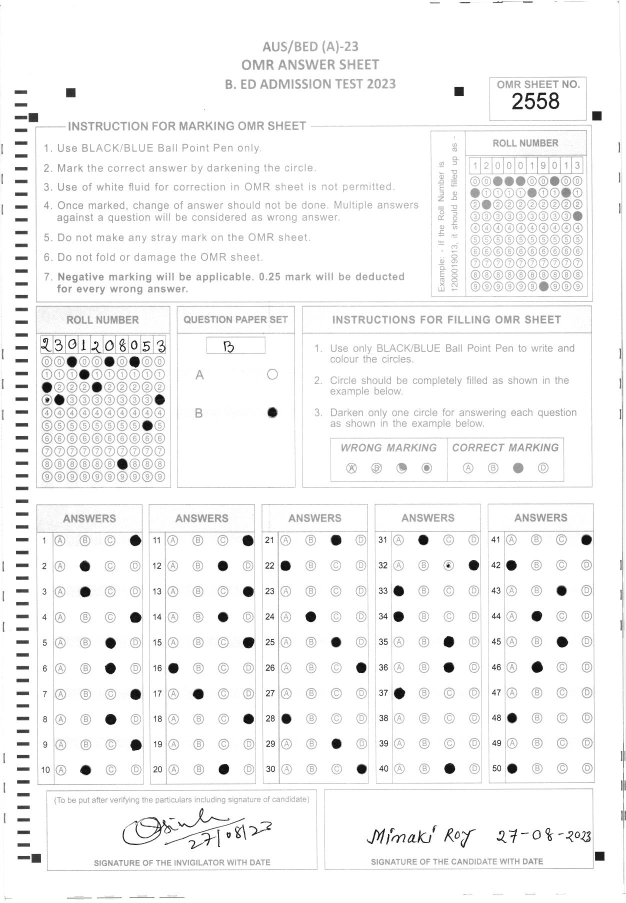
#> input picture 1.jpg, 1251 x 1805 px (shown at 1/2 size)
$ python -i preprocess.py   (imports and definitions only)
#> lines starting #> are read from the running program, lines starting #| are printed output that depends on the picture; after the words box and inside, x2 and y2 are one past the last pixel; in counts of white or black regions, pixels touching at a corner belong together
#> further down, picture is the input picture: shape (1805, 1251, 3); min 0, max 255, mean 244.5
import cv2
import math
import numpy as np

def process_image(image):
  shape = image.shape
#> shape = (1805, 1251, 3)
  if(len(shape)>2):
    image = cv2.cvtColor(image, cv2.COLOR_BGR2GRAY)
  image = cv2.threshold(image, 200, 255, cv2.THRESH_BINARY)[1]
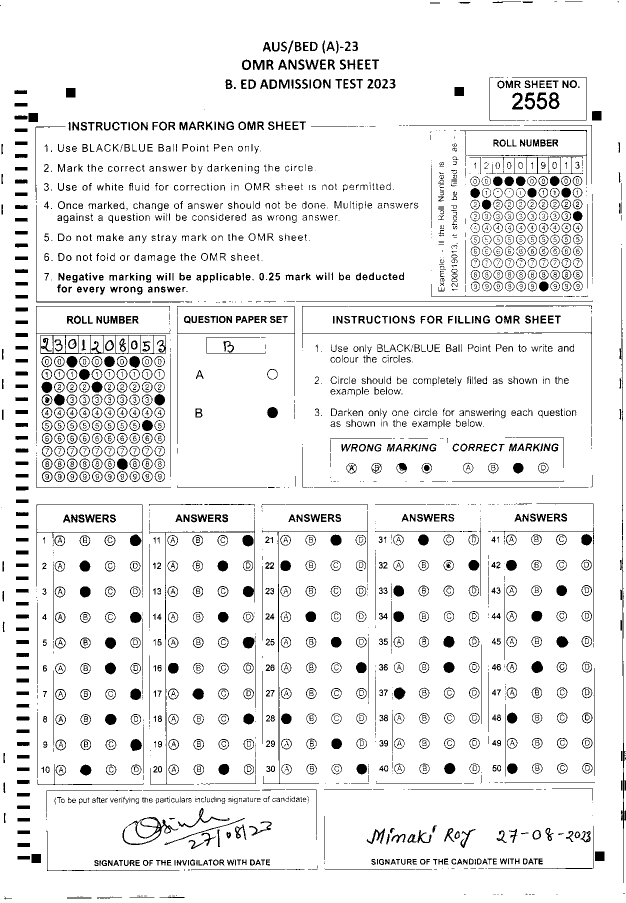
#> image: shape (1805, 1251) (shown at 1/2 size); 92.3% white; 2701 black regions (814 under 20 px), largest, box (x1, y1, x2, y2) and area: (1240, 676, 1251, 1766) 1646, (81, 670, 332, 708) 1306, (524, 1022, 736, 1568) 1278
  image = cv2.resize(image, (800, 1200))
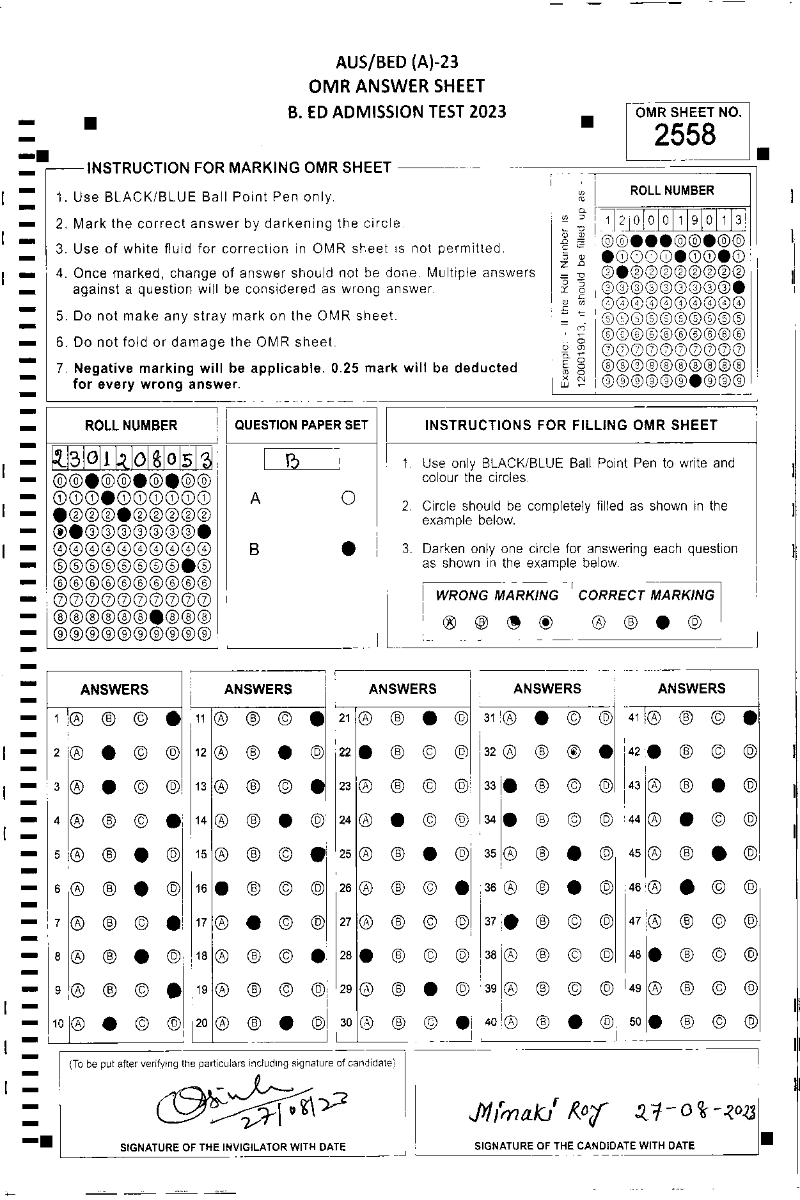
#> image: shape (1200, 800); min 0, max 255, mean 235.5
  return image

def rotate_image(image, angle,centerpoints=None):
  image_center = tuple(np.array(image.shape[1::-1]) / 2)
  print(image_center)
  if centerpoints != None:
    image_center=tuple(np.array(centerpoints)/1)
    print(image_center)

  rot_mat = cv2.getRotationMatrix2D(image_center, angle, 1.0)
  result = cv2.warpAffine(image, rot_mat, image.shape[1::-1], flags=cv2.INTER_LINEAR)
  return result

def getskew(sorted_peaks):
  base = abs(sorted_peaks[0][1] - sorted_peaks[1][1])
  height = abs(sorted_peaks[0][0] - sorted_peaks[1][0])
  theta = 90 - math.degrees(math.atan(height/base))
  # print(height,base)
  # print(theta)
  if sorted_peaks[0][0] < sorted_peaks[1][0]:
    print("positive Skew")
    return theta
  else:
    print("negative Skew")
    return -theta

def checkalignment(peaks_top,peaks_bottom):
  if(len(peaks_top) != 4 and len(peaks_bottom)!= 2):
    return False
  return True

>>> import cv2
>>> picture = cv2.imread('1.jpg')
>>> result = process_image(picture)

$ run again, on 2.jpg
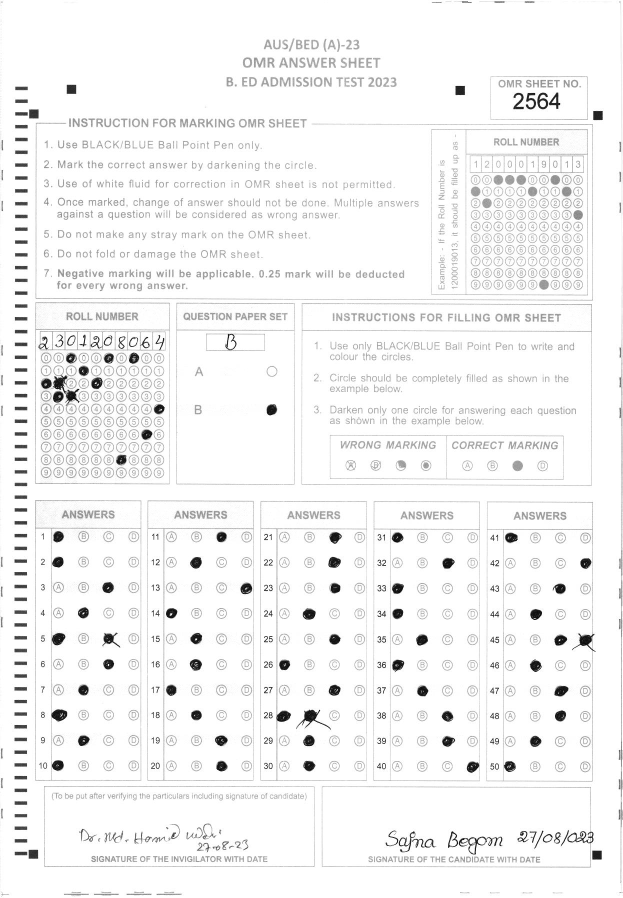
#> input picture 2.jpg, 1245 x 1796 px (shown at 1/2 size)
#> picture is the input picture: shape (1796, 1245, 3); min 0, max 255, mean 244.1
#> in process_image, `image = cv2.threshold(image, 200, 255, cv2.THRESH_BINARY)[1]`:
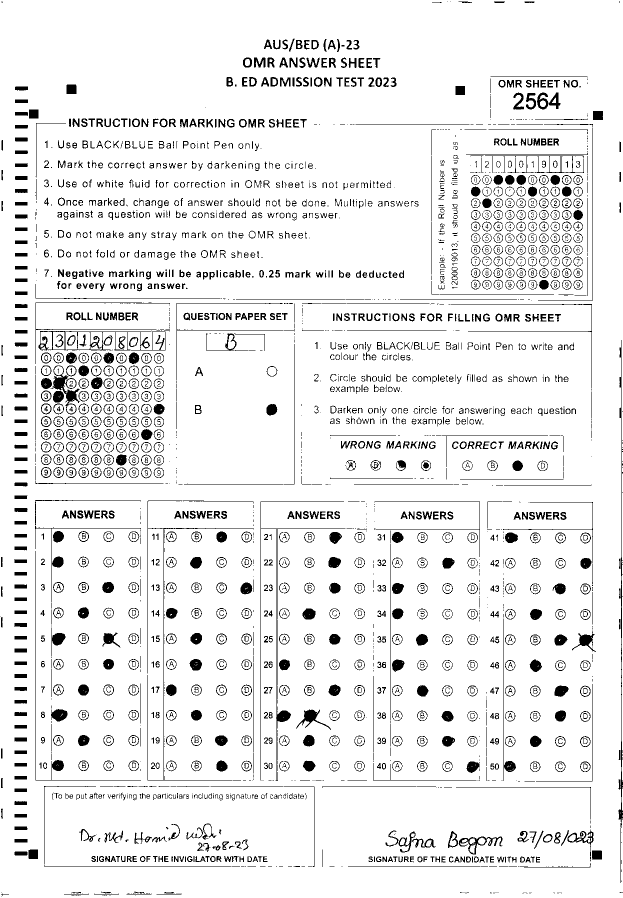
#> image: shape (1796, 1245) (shown at 1/2 size); 92% white; 2709 black regions (824 under 20 px), largest, box (x1, y1, x2, y2) and area: (521, 1004, 691, 1562) 2192, (77, 662, 331, 701) 1752, (1237, 680, 1245, 1766) 1700
#> in process_image, `image = cv2.resize(image, (800, 1200))`:
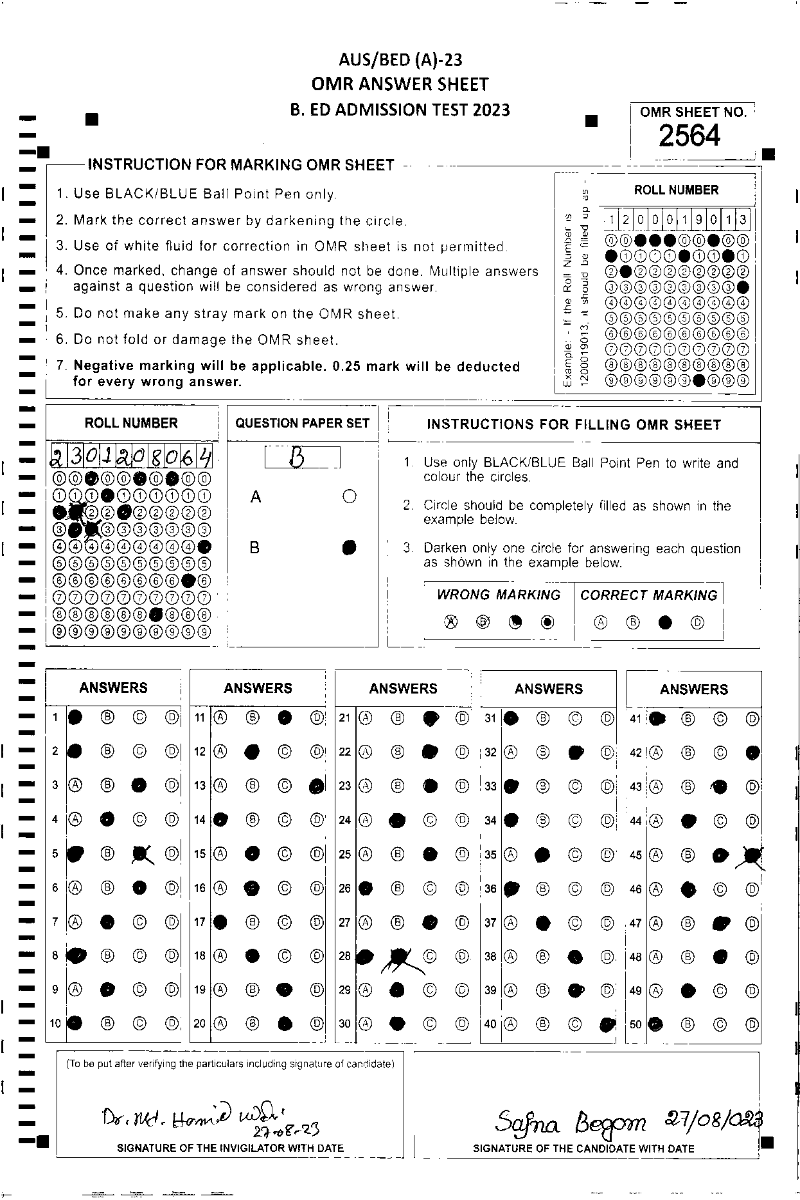
#> image: shape (1200, 800); min 0, max 255, mean 234.7

$ run again, on 3.jpg
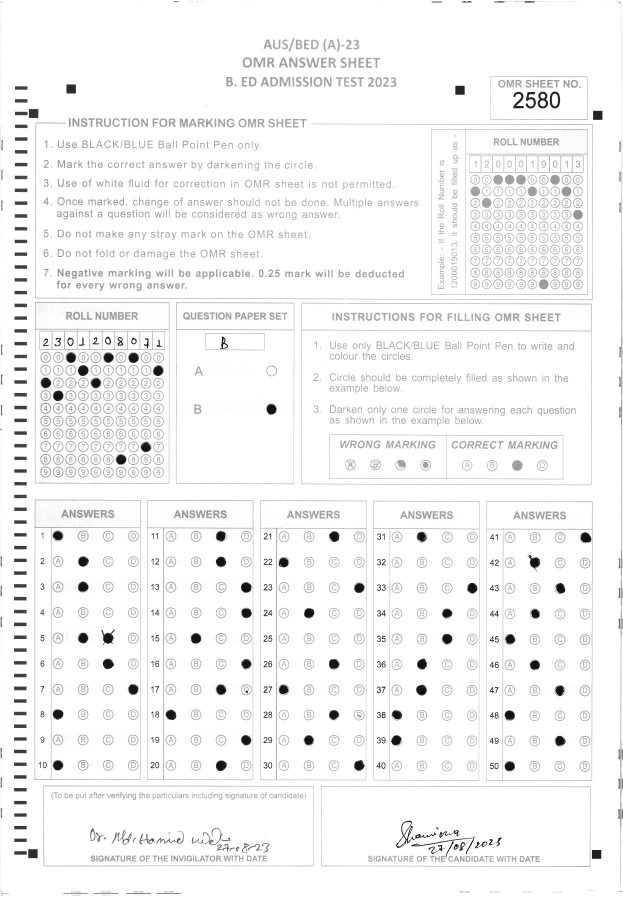
#> input picture 3.jpg, 1246 x 1795 px (shown at 1/2 size)
#> picture is the input picture: shape (1795, 1246, 3); min 0, max 255, mean 244.7
#> in process_image, `image = cv2.threshold(image, 200, 255, cv2.THRESH_BINARY)[1]`:
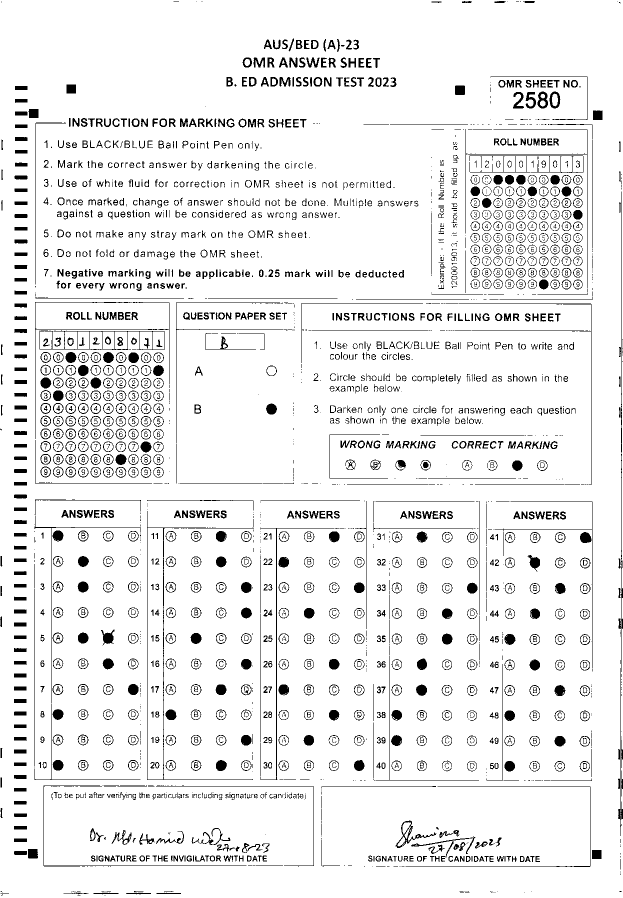
#> image: shape (1795, 1246) (shown at 1/2 size); 92.3% white; 2703 black regions (830 under 20 px), largest, box (x1, y1, x2, y2) and area: (294, 1022, 507, 1560) 1811, (1236, 907, 1246, 1672) 1382, (520, 1055, 669, 1560) 1187
#> in process_image, `image = cv2.resize(image, (800, 1200))`:
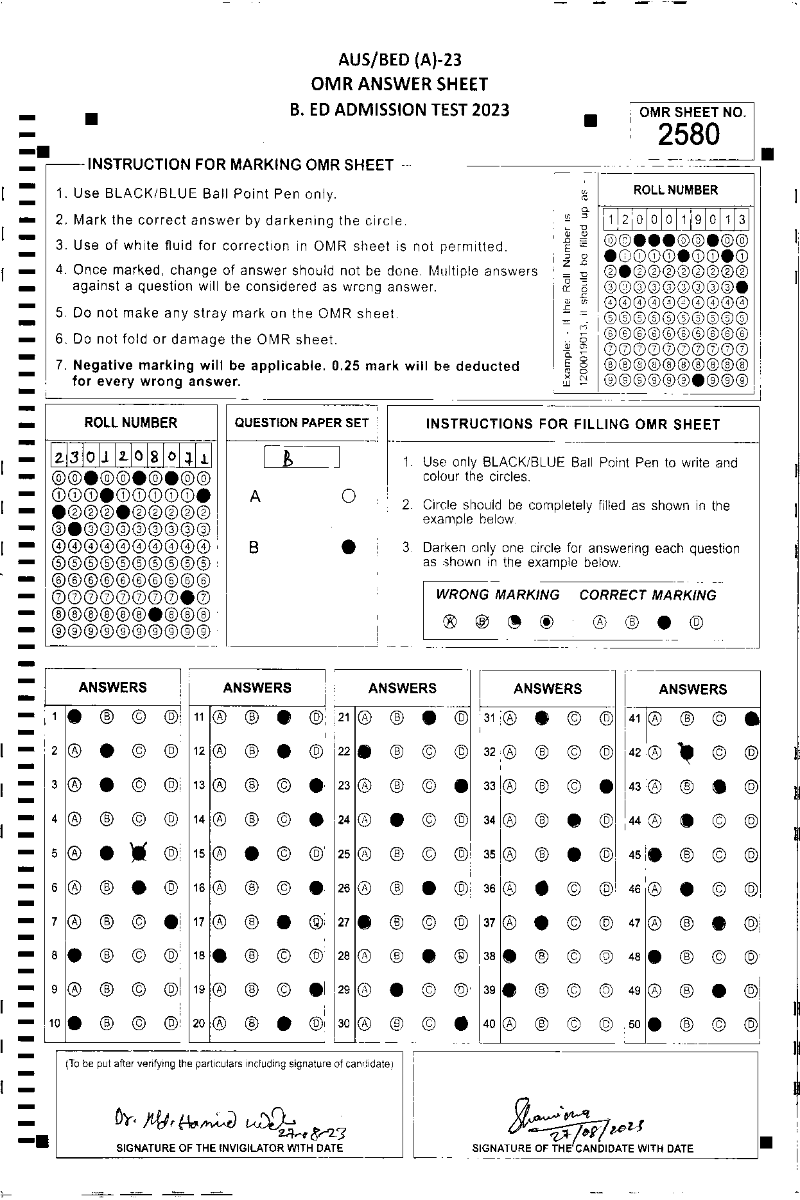
#> image: shape (1200, 800); min 0, max 255, mean 235.4

$ run again, on 4.jpg
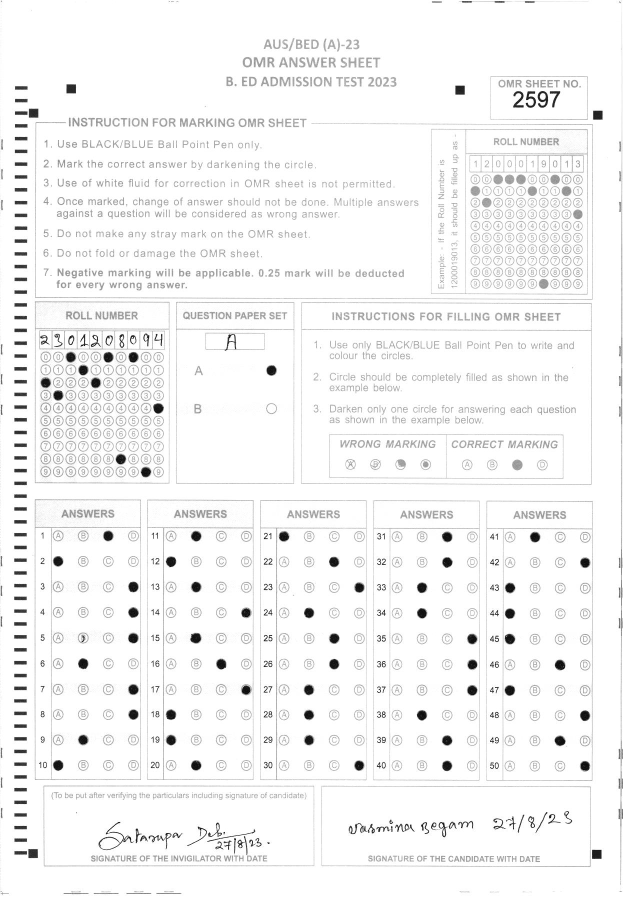
#> input picture 4.jpg, 1246 x 1794 px (shown at 1/2 size)
#> picture is the input picture: shape (1794, 1246, 3); min 0, max 255, mean 244.6
#> in process_image, `image = cv2.threshold(image, 200, 255, cv2.THRESH_BINARY)[1]`:
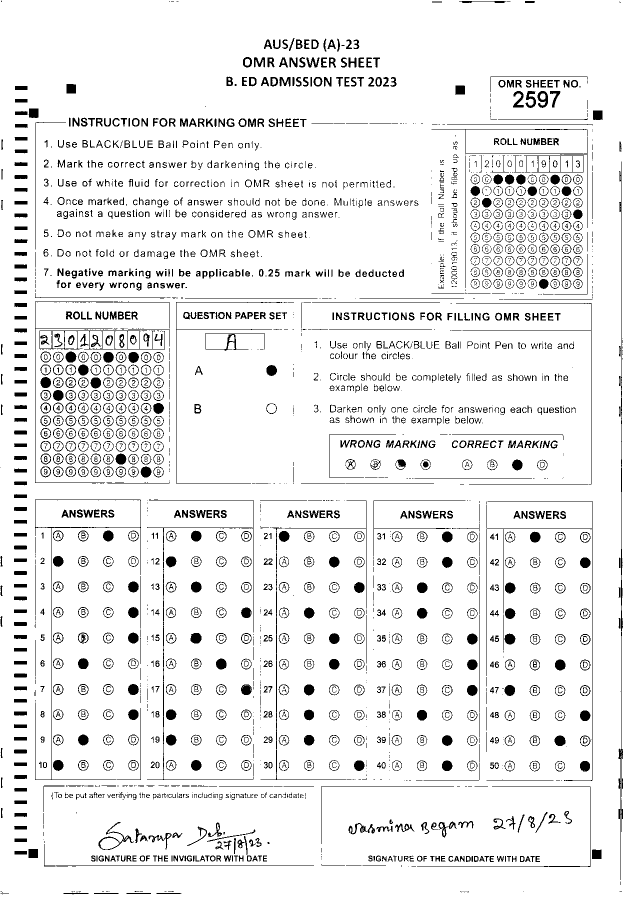
#> image: shape (1794, 1246) (shown at 1/2 size); 92.3% white; 2765 black regions (904 under 20 px), largest, box (x1, y1, x2, y2) and area: (1237, 323, 1246, 1760) 2188, (294, 999, 507, 1560) 1819, (70, 999, 282, 1560) 1567
#> in process_image, `image = cv2.resize(image, (800, 1200))`:
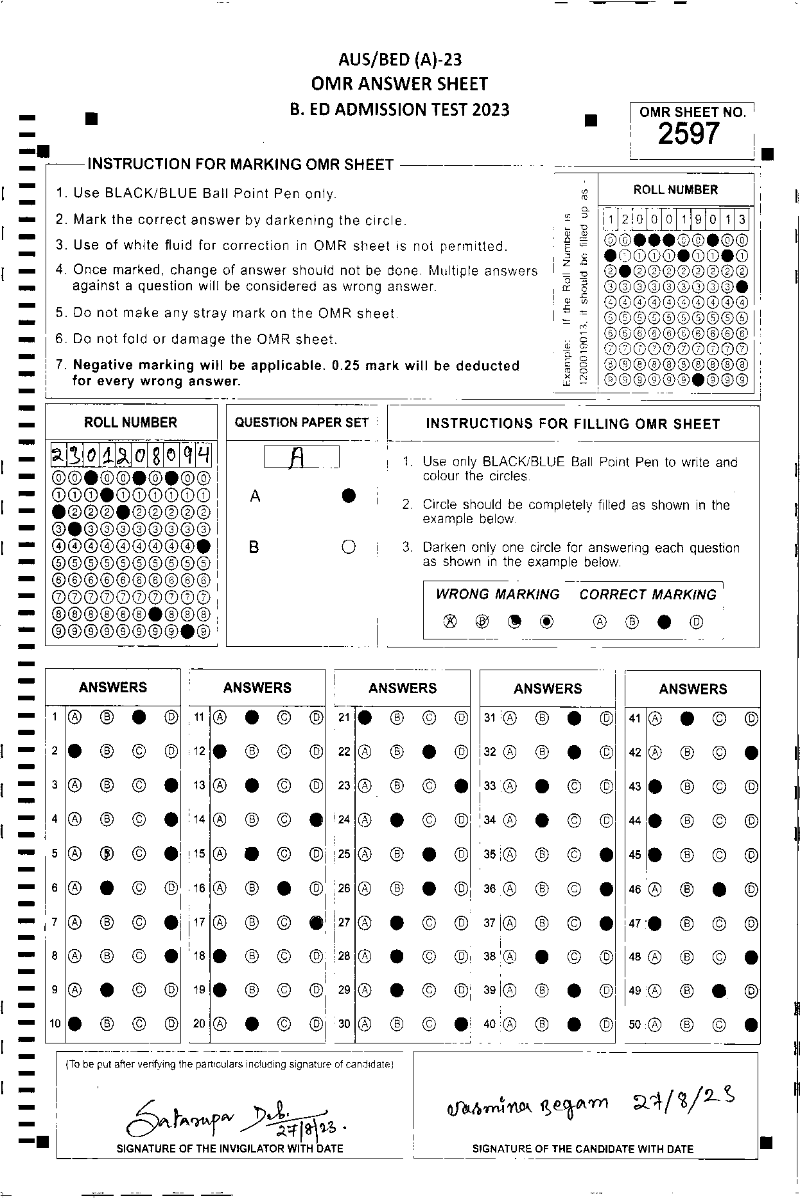
#> image: shape (1200, 800); min 0, max 255, mean 235.2
